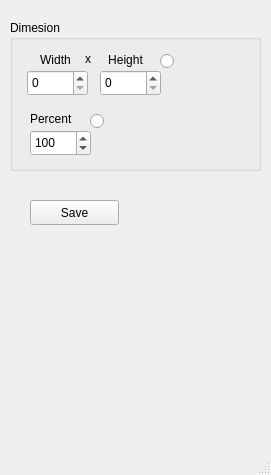
<?xml version="1.0" encoding="UTF-8"?>
<ui version="4.0">
 <class>SaveWindow</class>
 <widget class="QMainWindow" name="SaveWindow">
  <property name="geometry">
   <rect>
    <x>0</x>
    <y>0</y>
    <width>271</width>
    <height>475</height>
   </rect>
  </property>
  <property name="windowTitle">
   <string>Export</string>
  </property>
  <property name="layoutDirection">
   <enum>Qt::LeftToRight</enum>
  </property>
  <widget class="QWidget" name="centralwidget">
   <property name="autoFillBackground">
    <bool>true</bool>
   </property>
   <widget class="QGroupBox" name="groupBox">
    <property name="geometry">
     <rect>
      <x>10</x>
      <y>20</y>
      <width>251</width>
      <height>151</height>
     </rect>
    </property>
    <property name="title">
     <string>Dimesion</string>
    </property>
    <widget class="QLabel" name="reWidth">
     <property name="geometry">
      <rect>
       <x>20</x>
       <y>30</y>
       <width>51</width>
       <height>20</height>
      </rect>
     </property>
     <property name="text">
      <string>Width</string>
     </property>
     <property name="alignment">
      <set>Qt::AlignCenter</set>
     </property>
    </widget>
    <widget class="QLabel" name="reHeight">
     <property name="geometry">
      <rect>
       <x>90</x>
       <y>30</y>
       <width>51</width>
       <height>20</height>
      </rect>
     </property>
     <property name="text">
      <string>Height</string>
     </property>
     <property name="alignment">
      <set>Qt::AlignCenter</set>
     </property>
    </widget>
    <widget class="QSpinBox" name="sbWidth">
     <property name="geometry">
      <rect>
       <x>17</x>
       <y>50</y>
       <width>61</width>
       <height>26</height>
      </rect>
     </property>
     <property name="maximum">
      <number>99999</number>
     </property>
    </widget>
    <widget class="QSpinBox" name="sbHeight">
     <property name="geometry">
      <rect>
       <x>90</x>
       <y>50</y>
       <width>61</width>
       <height>26</height>
      </rect>
     </property>
     <property name="minimum">
      <number>0</number>
     </property>
     <property name="maximum">
      <number>99999</number>
     </property>
    </widget>
    <widget class="QLabel" name="label">
     <property name="geometry">
      <rect>
       <x>70</x>
       <y>30</y>
       <width>16</width>
       <height>17</height>
      </rect>
     </property>
     <property name="text">
      <string>x</string>
     </property>
     <property name="alignment">
      <set>Qt::AlignCenter</set>
     </property>
    </widget>
    <widget class="QSpinBox" name="sbPercent">
     <property name="geometry">
      <rect>
       <x>20</x>
       <y>110</y>
       <width>61</width>
       <height>26</height>
      </rect>
     </property>
     <property name="minimum">
      <number>1</number>
     </property>
     <property name="maximum">
      <number>500</number>
     </property>
     <property name="value">
      <number>100</number>
     </property>
    </widget>
    <widget class="QLabel" name="label_2">
     <property name="geometry">
      <rect>
       <x>20</x>
       <y>90</y>
       <width>67</width>
       <height>17</height>
      </rect>
     </property>
     <property name="text">
      <string>Percent</string>
     </property>
    </widget>
    <widget class="QRadioButton" name="rbWiHe">
     <property name="geometry">
      <rect>
       <x>150</x>
       <y>30</y>
       <width>16</width>
       <height>23</height>
      </rect>
     </property>
     <property name="text">
      <string/>
     </property>
    </widget>
    <widget class="QRadioButton" name="rbPercent">
     <property name="geometry">
      <rect>
       <x>80</x>
       <y>90</y>
       <width>16</width>
       <height>23</height>
      </rect>
     </property>
     <property name="text">
      <string/>
     </property>
    </widget>
   </widget>
   <widget class="QPushButton" name="btnSave">
    <property name="geometry">
     <rect>
      <x>30</x>
      <y>200</y>
      <width>89</width>
      <height>25</height>
     </rect>
    </property>
    <property name="text">
     <string>Save</string>
    </property>
   </widget>
  </widget>
  <widget class="QStatusBar" name="statusbar"/>
 </widget>
 <resources/>
 <connections/>
</ui>
